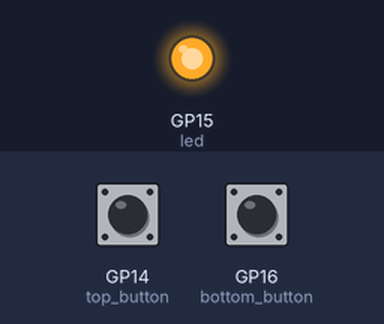
Bench run of a program on a simulated Raspberry Pi Pico running MicroPython. On the bench: output pins drawn as LEDs (lit = HIGH). The test bench sets the inputs (shaded band); at power-on: GP14 (top_button) LOW, GP16 (bottom_button) LOW. Random numbers come from a fixed seed; what the program prints to the serial console is not drawn.

Above: at 0.1 s.
At 7.0 s:
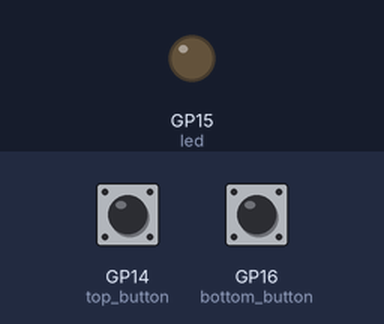
7.1 s: GP14 (top_button) pulled HIGH for 0.15 s
Timing chart, 0 to 10.1 s (numbered marks = the images above; inputs shaded):
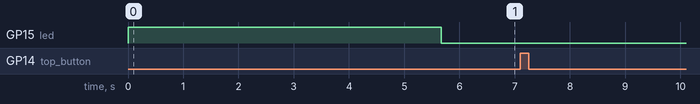

Measured:
- after the input at 7.1 s, every drawn part: stays the same

The program:

Two_Player_Reaction_Game.py
```python
import machine
import utime
import urandom


pressed = False

led = machine.Pin(15,machine.Pin.OUT)
top_button = machine.Pin(14, machine.Pin.IN, machine.Pin.PULL_DOWN)
bottom_button = machine.Pin(16, machine.Pin.IN, machine.Pin.PULL_DOWN)
fastest_button = None


def button_handler(pin):
    global pressed
    if not pressed:
        pressed = True
        global fastest_button
        fastest_button = pin


led.value(1)
utime.sleep(urandom.uniform(5,10))
led.value(0)
timer_start = utime.ticks_ms()
top_button.irq(trigger=machine.Pin.IRQ_RISING, handler = button_handler)
bottom_button.irq(trigger=machine.Pin.IRQ_RISING, handler = button_handler)

while fastest_button is None:
    utime.sleep(1)
if fastest_button is top_button:
    print(" The Top player wins! ")

elif fastest_button is bottom_button:
    print(" The Bottom player wins! " )
```
